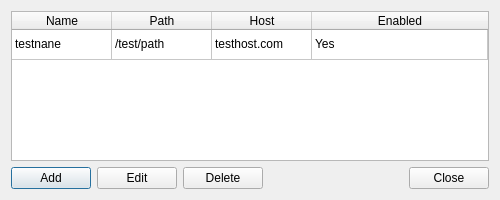
<?xml version="1.0" encoding="UTF-8"?>
<ui version="4.0">
 <class>repoListDialog</class>
 <widget class="QDialog" name="repoListDialog">
  <property name="geometry">
   <rect>
    <x>0</x>
    <y>0</y>
    <width>500</width>
    <height>200</height>
   </rect>
  </property>
  <property name="minimumSize">
   <size>
    <width>500</width>
    <height>200</height>
   </size>
  </property>
  <property name="windowTitle">
   <string>Repositories</string>
  </property>
  <layout class="QVBoxLayout" name="verticalLayout">
   <item>
    <widget class="QTableWidget" name="repoList">
     <property name="editTriggers">
      <set>QAbstractItemView::NoEditTriggers</set>
     </property>
     <property name="selectionMode">
      <enum>QAbstractItemView::SingleSelection</enum>
     </property>
     <property name="selectionBehavior">
      <enum>QAbstractItemView::SelectRows</enum>
     </property>
     <property name="rowCount">
      <number>1</number>
     </property>
     <attribute name="horizontalHeaderVisible">
      <bool>true</bool>
     </attribute>
     <attribute name="horizontalHeaderHighlightSections">
      <bool>false</bool>
     </attribute>
     <attribute name="horizontalHeaderMinimumSectionSize">
      <number>50</number>
     </attribute>
     <attribute name="horizontalHeaderStretchLastSection">
      <bool>true</bool>
     </attribute>
     <attribute name="verticalHeaderVisible">
      <bool>false</bool>
     </attribute>
     <attribute name="verticalHeaderHighlightSections">
      <bool>false</bool>
     </attribute>
     <row>
      <property name="text">
       <string>0</string>
      </property>
     </row>
     <column>
      <property name="text">
       <string>Name</string>
      </property>
     </column>
     <column>
      <property name="text">
       <string>Path</string>
      </property>
     </column>
     <column>
      <property name="text">
       <string>Host</string>
      </property>
     </column>
     <column>
      <property name="text">
       <string>Enabled</string>
      </property>
     </column>
     <item row="0" column="0">
      <property name="text">
       <string>testnane</string>
      </property>
     </item>
     <item row="0" column="1">
      <property name="text">
       <string>/test/path</string>
      </property>
     </item>
     <item row="0" column="2">
      <property name="text">
       <string>testhost.com</string>
      </property>
     </item>
     <item row="0" column="3">
      <property name="text">
       <string>Yes</string>
      </property>
     </item>
    </widget>
   </item>
   <item>
    <layout class="QHBoxLayout" name="horizontalLayout">
     <item>
      <widget class="QPushButton" name="addButton">
       <property name="text">
        <string>Add</string>
       </property>
      </widget>
     </item>
     <item>
      <widget class="QPushButton" name="editButton">
       <property name="text">
        <string>Edit</string>
       </property>
      </widget>
     </item>
     <item>
      <widget class="QPushButton" name="delButton">
       <property name="text">
        <string>Delete</string>
       </property>
      </widget>
     </item>
     <item>
      <spacer name="horizontalSpacer">
       <property name="orientation">
        <enum>Qt::Horizontal</enum>
       </property>
       <property name="sizeHint" stdset="0">
        <size>
         <width>40</width>
         <height>20</height>
        </size>
       </property>
      </spacer>
     </item>
     <item>
      <widget class="QPushButton" name="closeButton">
       <property name="text">
        <string>Close</string>
       </property>
      </widget>
     </item>
    </layout>
   </item>
  </layout>
 </widget>
 <resources/>
 <connections>
  <connection>
   <sender>closeButton</sender>
   <signal>clicked()</signal>
   <receiver>repoListDialog</receiver>
   <slot>close()</slot>
   <hints>
    <hint type="sourcelabel">
     <x>402</x>
     <y>181</y>
    </hint>
    <hint type="destinationlabel">
     <x>335</x>
     <y>178</y>
    </hint>
   </hints>
  </connection>
 </connections>
</ui>
